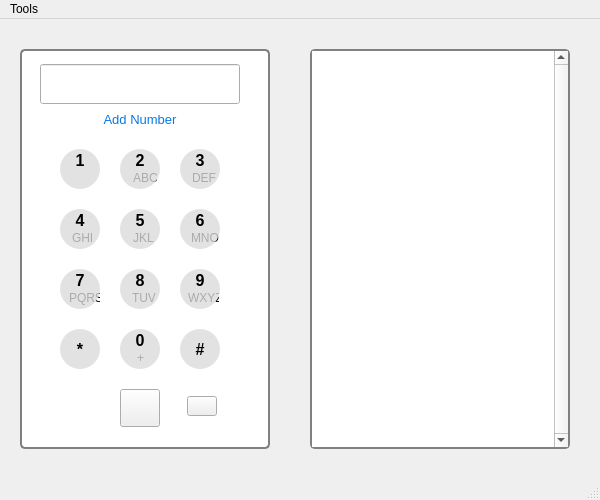
<?xml version="1.0" encoding="UTF-8"?>
<ui version="4.0">
 <class>MainWindow</class>
 <widget class="QMainWindow" name="MainWindow">
  <property name="geometry">
   <rect>
    <x>0</x>
    <y>0</y>
    <width>600</width>
    <height>500</height>
   </rect>
  </property>
  <property name="windowTitle">
   <string>MainWindow</string>
  </property>
  <widget class="QWidget" name="centralwidget">
   <widget class="QTableView" name="tableView">
    <property name="geometry">
     <rect>
      <x>310</x>
      <y>30</y>
      <width>260</width>
      <height>400</height>
     </rect>
    </property>
    <property name="styleSheet">
     <string notr="true">QTableView{
	border: 2px solid gray;
	border-radius: 5px;
}</string>
    </property>
    <property name="verticalScrollBarPolicy">
     <enum>Qt::ScrollBarAlwaysOn</enum>
    </property>
    <property name="horizontalScrollBarPolicy">
     <enum>Qt::ScrollBarAlwaysOff</enum>
    </property>
    <attribute name="horizontalHeaderVisible">
     <bool>false</bool>
    </attribute>
    <attribute name="verticalHeaderVisible">
     <bool>false</bool>
    </attribute>
   </widget>
   <widget class="QGroupBox" name="dialpad_groupBox">
    <property name="geometry">
     <rect>
      <x>20</x>
      <y>30</y>
      <width>250</width>
      <height>400</height>
     </rect>
    </property>
    <property name="styleSheet">
     <string notr="true">QGroupBox#dialpad_groupBox{
	background-color: white;
	border: 2px solid gray;
    border-radius: 5px;
}</string>
    </property>
    <property name="title">
     <string/>
    </property>
    <widget class="QPushButton" name="pushButton_8">
     <property name="geometry">
      <rect>
       <x>100</x>
       <y>220</y>
       <width>40</width>
       <height>40</height>
      </rect>
     </property>
     <property name="font">
      <font>
       <pointsize>12</pointsize>
       <weight>75</weight>
       <bold>true</bold>
      </font>
     </property>
     <property name="styleSheet">
      <string notr="true">QPushButton{
    border: transparent;
    border-radius: 20px;
    border-style: outset;
    background-color: rgba(218,218,218,200);
}</string>
     </property>
     <property name="text">
      <string>8
</string>
     </property>
    </widget>
    <widget class="QPushButton" name="pushButton_2">
     <property name="geometry">
      <rect>
       <x>100</x>
       <y>100</y>
       <width>40</width>
       <height>40</height>
      </rect>
     </property>
     <property name="font">
      <font>
       <pointsize>12</pointsize>
       <weight>75</weight>
       <bold>true</bold>
      </font>
     </property>
     <property name="styleSheet">
      <string notr="true">QPushButton{
    border: transparent;
    border-radius: 20px;
    border-style: outset;
    background-color: rgba(218,218,218,200);
}</string>
     </property>
     <property name="text">
      <string>2
</string>
     </property>
    </widget>
    <widget class="QPushButton" name="pushButton_6">
     <property name="geometry">
      <rect>
       <x>160</x>
       <y>160</y>
       <width>40</width>
       <height>40</height>
      </rect>
     </property>
     <property name="font">
      <font>
       <pointsize>12</pointsize>
       <weight>75</weight>
       <bold>true</bold>
      </font>
     </property>
     <property name="styleSheet">
      <string notr="true">QPushButton{
    border: transparent;
    border-radius: 20px;
    border-style: outset;
    background-color: rgba(218,218,218,200);
}</string>
     </property>
     <property name="text">
      <string>6
</string>
     </property>
    </widget>
    <widget class="QPushButton" name="pushButton_7">
     <property name="geometry">
      <rect>
       <x>40</x>
       <y>220</y>
       <width>40</width>
       <height>40</height>
      </rect>
     </property>
     <property name="font">
      <font>
       <pointsize>12</pointsize>
       <weight>75</weight>
       <bold>true</bold>
      </font>
     </property>
     <property name="styleSheet">
      <string notr="true">QPushButton{
    border: transparent;
    border-radius: 20px;
    border-style: outset;
    background-color: rgba(218,218,218,200);
}</string>
     </property>
     <property name="text">
      <string>7
</string>
     </property>
    </widget>
    <widget class="QPushButton" name="pushButton_back">
     <property name="geometry">
      <rect>
       <x>167</x>
       <y>347</y>
       <width>30</width>
       <height>20</height>
      </rect>
     </property>
     <property name="font">
      <font>
       <family>MS Reference Sans Serif</family>
       <weight>75</weight>
       <bold>true</bold>
      </font>
     </property>
     <property name="styleSheet">
      <string notr="true"/>
     </property>
     <property name="text">
      <string/>
     </property>
     <property name="iconSize">
      <size>
       <width>30</width>
       <height>30</height>
      </size>
     </property>
    </widget>
    <widget class="QPushButton" name="pushButton_4">
     <property name="geometry">
      <rect>
       <x>40</x>
       <y>160</y>
       <width>40</width>
       <height>40</height>
      </rect>
     </property>
     <property name="font">
      <font>
       <pointsize>12</pointsize>
       <weight>75</weight>
       <bold>true</bold>
      </font>
     </property>
     <property name="styleSheet">
      <string notr="true">QPushButton{
    border: transparent;
    border-radius: 20px;
    border-style: outset;
    background-color: rgba(218,218,218,200);
}</string>
     </property>
     <property name="text">
      <string>4
</string>
     </property>
    </widget>
    <widget class="QLineEdit" name="phoneNum_lineEdit">
     <property name="geometry">
      <rect>
       <x>20</x>
       <y>15</y>
       <width>200</width>
       <height>40</height>
      </rect>
     </property>
     <property name="font">
      <font>
       <pointsize>18</pointsize>
       <weight>50</weight>
       <bold>false</bold>
      </font>
     </property>
     <property name="text">
      <string/>
     </property>
     <property name="alignment">
      <set>Qt::AlignCenter</set>
     </property>
    </widget>
    <widget class="QPushButton" name="pushButton_0">
     <property name="geometry">
      <rect>
       <x>100</x>
       <y>280</y>
       <width>40</width>
       <height>40</height>
      </rect>
     </property>
     <property name="font">
      <font>
       <pointsize>12</pointsize>
       <weight>75</weight>
       <bold>true</bold>
      </font>
     </property>
     <property name="styleSheet">
      <string notr="true">QPushButton{
    border: transparent;
    border-radius: 20px;
    border-style: outset;
    background-color: rgba(218,218,218,200);
}</string>
     </property>
     <property name="text">
      <string>0
</string>
     </property>
    </widget>
    <widget class="QPushButton" name="pushButton_asterisk">
     <property name="geometry">
      <rect>
       <x>40</x>
       <y>280</y>
       <width>40</width>
       <height>40</height>
      </rect>
     </property>
     <property name="font">
      <font>
       <pointsize>12</pointsize>
       <weight>75</weight>
       <bold>true</bold>
      </font>
     </property>
     <property name="styleSheet">
      <string notr="true">QPushButton{
    border: transparent;
    border-radius: 20px;
    border-style: outset;
    background-color: rgba(218,218,218,200);
}</string>
     </property>
     <property name="text">
      <string>*</string>
     </property>
    </widget>
    <widget class="QPushButton" name="pushButton_5">
     <property name="geometry">
      <rect>
       <x>100</x>
       <y>160</y>
       <width>40</width>
       <height>40</height>
      </rect>
     </property>
     <property name="font">
      <font>
       <pointsize>12</pointsize>
       <weight>75</weight>
       <bold>true</bold>
      </font>
     </property>
     <property name="styleSheet">
      <string notr="true">QPushButton{
    border: transparent;
    border-radius: 20px;
    border-style: outset;
    background-color: rgba(218,218,218,200);
}</string>
     </property>
     <property name="text">
      <string>5
</string>
     </property>
    </widget>
    <widget class="QPushButton" name="pushButton_hashtag">
     <property name="geometry">
      <rect>
       <x>160</x>
       <y>280</y>
       <width>40</width>
       <height>40</height>
      </rect>
     </property>
     <property name="font">
      <font>
       <pointsize>12</pointsize>
       <weight>75</weight>
       <bold>true</bold>
      </font>
     </property>
     <property name="styleSheet">
      <string notr="true">QPushButton{
    border: transparent;
    border-radius: 20px;
    border-style: outset;
    background-color: rgba(218,218,218,200);
}</string>
     </property>
     <property name="text">
      <string>#</string>
     </property>
    </widget>
    <widget class="QPushButton" name="pushButton_3">
     <property name="geometry">
      <rect>
       <x>160</x>
       <y>100</y>
       <width>40</width>
       <height>40</height>
      </rect>
     </property>
     <property name="font">
      <font>
       <pointsize>12</pointsize>
       <weight>75</weight>
       <bold>true</bold>
      </font>
     </property>
     <property name="styleSheet">
      <string notr="true">QPushButton{
    border: transparent;
    border-radius: 20px;
    border-style: outset;
    background-color: rgba(218,218,218,200);
}</string>
     </property>
     <property name="text">
      <string>3
</string>
     </property>
    </widget>
    <widget class="QPushButton" name="pushButton_call">
     <property name="geometry">
      <rect>
       <x>100</x>
       <y>340</y>
       <width>40</width>
       <height>38</height>
      </rect>
     </property>
     <property name="styleSheet">
      <string notr="true"/>
     </property>
     <property name="text">
      <string/>
     </property>
     <property name="iconSize">
      <size>
       <width>45</width>
       <height>45</height>
      </size>
     </property>
    </widget>
    <widget class="QPushButton" name="pushButton_9">
     <property name="geometry">
      <rect>
       <x>160</x>
       <y>220</y>
       <width>40</width>
       <height>40</height>
      </rect>
     </property>
     <property name="font">
      <font>
       <pointsize>12</pointsize>
       <weight>75</weight>
       <bold>true</bold>
      </font>
     </property>
     <property name="styleSheet">
      <string notr="true">QPushButton{
    border: transparent;
    border-radius: 20px;
    border-style: outset;
    background-color: rgba(218,218,218,200);
}</string>
     </property>
     <property name="text">
      <string>9
</string>
     </property>
    </widget>
    <widget class="QPushButton" name="pushButton_1">
     <property name="geometry">
      <rect>
       <x>40</x>
       <y>100</y>
       <width>40</width>
       <height>40</height>
      </rect>
     </property>
     <property name="font">
      <font>
       <pointsize>12</pointsize>
       <weight>75</weight>
       <bold>true</bold>
      </font>
     </property>
     <property name="styleSheet">
      <string notr="true">QPushButton{
    border: transparent;
    border-radius: 20px;
    border-style: outset;
    background-color: rgba(218,218,218,200);
}</string>
     </property>
     <property name="text">
      <string>1
</string>
     </property>
     <property name="iconSize">
      <size>
       <width>45</width>
       <height>45</height>
      </size>
     </property>
    </widget>
    <widget class="QLabel" name="addNumber_label">
     <property name="geometry">
      <rect>
       <x>70</x>
       <y>62</y>
       <width>100</width>
       <height>17</height>
      </rect>
     </property>
     <property name="font">
      <font>
       <pointsize>10</pointsize>
      </font>
     </property>
     <property name="styleSheet">
      <string notr="true">QLabel#addNumber_label{
	color: #0779e4
}</string>
     </property>
     <property name="text">
      <string>Add Number</string>
     </property>
     <property name="alignment">
      <set>Qt::AlignCenter</set>
     </property>
    </widget>
    <widget class="QLabel" name="abc_label">
     <property name="geometry">
      <rect>
       <x>113</x>
       <y>120</y>
       <width>31</width>
       <height>17</height>
      </rect>
     </property>
     <property name="text">
      <string>ABC</string>
     </property>
    </widget>
    <widget class="QLabel" name="def_label">
     <property name="geometry">
      <rect>
       <x>172</x>
       <y>120</y>
       <width>31</width>
       <height>17</height>
      </rect>
     </property>
     <property name="text">
      <string>DEF</string>
     </property>
    </widget>
    <widget class="QLabel" name="ghi_label">
     <property name="geometry">
      <rect>
       <x>52</x>
       <y>180</y>
       <width>31</width>
       <height>17</height>
      </rect>
     </property>
     <property name="text">
      <string>GHI</string>
     </property>
    </widget>
    <widget class="QLabel" name="jkl_label">
     <property name="geometry">
      <rect>
       <x>113</x>
       <y>180</y>
       <width>31</width>
       <height>17</height>
      </rect>
     </property>
     <property name="text">
      <string>JKL</string>
     </property>
    </widget>
    <widget class="QLabel" name="mno_label">
     <property name="geometry">
      <rect>
       <x>171</x>
       <y>180</y>
       <width>31</width>
       <height>17</height>
      </rect>
     </property>
     <property name="text">
      <string>MNO</string>
     </property>
    </widget>
    <widget class="QLabel" name="pqrs_label">
     <property name="geometry">
      <rect>
       <x>49</x>
       <y>240</y>
       <width>31</width>
       <height>17</height>
      </rect>
     </property>
     <property name="text">
      <string>PQRS</string>
     </property>
    </widget>
    <widget class="QLabel" name="tuv_label">
     <property name="geometry">
      <rect>
       <x>112</x>
       <y>240</y>
       <width>31</width>
       <height>17</height>
      </rect>
     </property>
     <property name="text">
      <string>TUV</string>
     </property>
    </widget>
    <widget class="QLabel" name="wxyz_label">
     <property name="geometry">
      <rect>
       <x>168</x>
       <y>240</y>
       <width>31</width>
       <height>17</height>
      </rect>
     </property>
     <property name="text">
      <string>WXYZ</string>
     </property>
    </widget>
    <widget class="QLabel" name="plus_label">
     <property name="geometry">
      <rect>
       <x>117</x>
       <y>300</y>
       <width>31</width>
       <height>17</height>
      </rect>
     </property>
     <property name="text">
      <string>+</string>
     </property>
    </widget>
    <zorder>plus_label</zorder>
    <zorder>wxyz_label</zorder>
    <zorder>tuv_label</zorder>
    <zorder>pqrs_label</zorder>
    <zorder>mno_label</zorder>
    <zorder>jkl_label</zorder>
    <zorder>ghi_label</zorder>
    <zorder>def_label</zorder>
    <zorder>abc_label</zorder>
    <zorder>pushButton_8</zorder>
    <zorder>pushButton_2</zorder>
    <zorder>pushButton_6</zorder>
    <zorder>pushButton_7</zorder>
    <zorder>pushButton_back</zorder>
    <zorder>pushButton_4</zorder>
    <zorder>phoneNum_lineEdit</zorder>
    <zorder>pushButton_0</zorder>
    <zorder>pushButton_asterisk</zorder>
    <zorder>pushButton_5</zorder>
    <zorder>pushButton_hashtag</zorder>
    <zorder>pushButton_3</zorder>
    <zorder>pushButton_call</zorder>
    <zorder>pushButton_9</zorder>
    <zorder>pushButton_1</zorder>
    <zorder>addNumber_label</zorder>
   </widget>
  </widget>
  <widget class="QMenuBar" name="menubar">
   <property name="geometry">
    <rect>
     <x>0</x>
     <y>0</y>
     <width>600</width>
     <height>25</height>
    </rect>
   </property>
   <widget class="QMenu" name="menuTools">
    <property name="title">
     <string>Tools</string>
    </property>
    <addaction name="actionOpen_an_Address_Book"/>
    <addaction name="separator"/>
    <addaction name="actionExit"/>
   </widget>
   <addaction name="menuTools"/>
  </widget>
  <widget class="QStatusBar" name="statusbar"/>
  <action name="actionOpen_an_Address_Book">
   <property name="text">
    <string>Open an Address Book...</string>
   </property>
  </action>
  <action name="actionExit">
   <property name="text">
    <string>Exit</string>
   </property>
  </action>
 </widget>
 <resources/>
 <connections/>
</ui>
